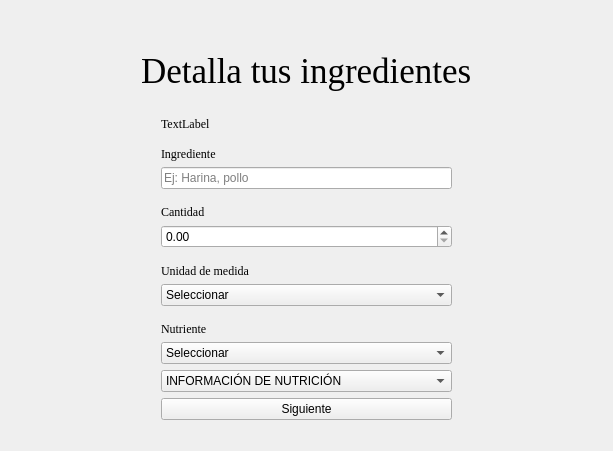
      <widget class="QWidget" name="Formulario_2">
       <layout class="QVBoxLayout" name="verticalLayout_10">
        <item>
         <spacer name="verticalSpacer_16">
          <property name="orientation">
           <enum>Qt::Orientation::Vertical</enum>
          </property>
          <property name="sizeType">
           <enum>QSizePolicy::Policy::Fixed</enum>
          </property>
          <property name="sizeHint" stdset="0">
           <size>
            <width>20</width>
            <height>40</height>
           </size>
          </property>
         </spacer>
        </item>
        <item alignment="Qt::AlignmentFlag::AlignHCenter|Qt::AlignmentFlag::AlignVCenter">
         <widget class="QLabel" name="Titulo_3">
          <property name="font">
           <font>
            <family>Times New Roman</family>
            <pointsize>26</pointsize>
           </font>
          </property>
          <property name="text">
           <string>Detalla tus ingredientes</string>
          </property>
         </widget>
        </item>
        <item>
         <spacer name="verticalSpacer_15">
          <property name="orientation">
           <enum>Qt::Orientation::Vertical</enum>
          </property>
          <property name="sizeType">
           <enum>QSizePolicy::Policy::Fixed</enum>
          </property>
          <property name="sizeHint" stdset="0">
           <size>
            <width>20</width>
            <height>20</height>
           </size>
          </property>
         </spacer>
        </item>
        <item>
         <layout class="QHBoxLayout" name="horizontalLayout_5">
          <item>
           <spacer name="horizontalSpacer_9">
            <property name="orientation">
             <enum>Qt::Orientation::Horizontal</enum>
            </property>
            <property name="sizeType">
             <enum>QSizePolicy::Policy::Fixed</enum>
            </property>
            <property name="sizeHint" stdset="0">
             <size>
              <width>150</width>
              <height>20</height>
             </size>
            </property>
           </spacer>
          </item>
          <item>
           <layout class="QVBoxLayout" name="verticalLayout_9">
            <item>
             <widget class="QLabel" name="textoInteractivo">
              <property name="font">
               <font>
                <family>Times New Roman</family>
               </font>
              </property>
              <property name="text">
               <string>TextLabel</string>
              </property>
             </widget>
            </item>
            <item>
             <spacer name="verticalSpacer_11">
              <property name="orientation">
               <enum>Qt::Orientation::Vertical</enum>
              </property>
              <property name="sizeHint" stdset="0">
               <size>
                <width>20</width>
                <height>10</height>
               </size>
              </property>
             </spacer>
            </item>
            <item>
             <widget class="QLabel" name="label_4">
              <property name="font">
               <font>
                <family>Times New Roman</family>
               </font>
              </property>
              <property name="text">
               <string>Ingrediente</string>
              </property>
             </widget>
            </item>
            <item>
             <widget class="QLineEdit" name="queEs">
              <property name="placeholderText">
               <string>Ej: Harina, pollo</string>
              </property>
             </widget>
            </item>
            <item>
             <spacer name="verticalSpacer_17">
              <property name="orientation">
               <enum>Qt::Orientation::Vertical</enum>
              </property>
              <property name="sizeHint" stdset="0">
               <size>
                <width>20</width>
                <height>10</height>
               </size>
              </property>
             </spacer>
            </item>
            <item>
             <layout class="QVBoxLayout" name="verticalLayout_7">
              <item>
               <widget class="QLabel" name="label_5">
                <property name="font">
                 <font>
                  <family>Times New Roman</family>
                 </font>
                </property>
                <property name="text">
                 <string>Cantidad</string>
                </property>
               </widget>
              </item>
              <item>
               <widget class="QDoubleSpinBox" name="cuantoEs"/>
              </item>
             </layout>
            </item>
            <item>
             <spacer name="verticalSpacer_12">
              <property name="orientation">
               <enum>Qt::Orientation::Vertical</enum>
              </property>
              <property name="sizeHint" stdset="0">
               <size>
                <width>20</width>
                <height>10</height>
               </size>
              </property>
             </spacer>
            </item>
            <item>
             <layout class="QVBoxLayout" name="verticalLayout_8">
              <item>
               <widget class="QLabel" name="label_6">
                <property name="font">
                 <font>
                  <family>Times New Roman</family>
                 </font>
                </property>
                <property name="text">
                 <string>Unidad de medida</string>
                </property>
               </widget>
              </item>
              <item>
               <widget class="QComboBox" name="unidad">
                <item>
                 <property name="text">
                  <string>Seleccionar</string>
                 </property>
                </item>
                <item>
                 <property name="text">
                  <string>g</string>
                 </property>
                </item>
                <item>
                 <property name="text">
                  <string>kg</string>
                 </property>
                </item>
                <item>
                 <property name="text">
                  <string>mL</string>
                 </property>
                </item>
                <item>
                 <property name="text">
                  <string>L</string>
                 </property>
                </item>
                <item>
                 <property name="text">
                  <string>cda</string>
                 </property>
                </item>
                <item>
                 <property name="text">
                  <string>cdta</string>
                 </property>
                </item>
                <item>
                 <property name="text">
                  <string>tazas</string>
                 </property>
                </item>
                <item>
                 <property name="text">
                  <string>unidades</string>
                 </property>
                </item>
               </widget>
              </item>
             </layout>
            </item>
            <item>
             <spacer name="verticalSpacer_13">
              <property name="orientation">
               <enum>Qt::Orientation::Vertical</enum>
              </property>
              <property name="sizeHint" stdset="0">
               <size>
                <width>20</width>
                <height>10</height>
               </size>
              </property>
             </spacer>
            </item>
            <item>
             <widget class="QLabel" name="label_18">
              <property name="font">
               <font>
                <family>Times New Roman</family>
               </font>
              </property>
              <property name="text">
               <string>Nutriente</string>
              </property>
             </widget>
            </item>
            <item>
             <widget class="QComboBox" name="nutriente">
              <item>
               <property name="text">
                <string>Seleccionar</string>
               </property>
              </item>
              <item>
               <property name="text">
                <string>Proteínas</string>
               </property>
              </item>
              <item>
               <property name="text">
                <string>Grasas</string>
               </property>
              </item>
              <item>
               <property name="text">
                <string>Carbohidratos</string>
               </property>
              </item>
              <item>
               <property name="text">
                <string>Vitaminas</string>
               </property>
              </item>
              <item>
               <property name="text">
                <string>Aguas</string>
               </property>
              </item>
              <item>
               <property name="text">
                <string>Minerales</string>
               </property>
              </item>
             </widget>
            </item>
            <item>
             <widget class="QComboBox" name="info">
              <item>
               <property name="text">
                <string>INFORMACIÓN DE NUTRICIÓN</string>
               </property>
              </item>
              <item>
               <property name="text">
                <string>Proteínas-&gt;carnes, huevos, legumbres y lácteos</string>
               </property>
              </item>
              <item>
               <property name="text">
                <string>Grasas-&gt;aceites, paltas</string>
               </property>
              </item>
              <item>
               <property name="text">
                <string>Carbohidratos-&gt;masas, harinas y derivados</string>
               </property>
              </item>
              <item>
               <property name="text">
                <string>Vitaminas-&gt;frutas, verduras y cereales</string>
               </property>
              </item>
              <item>
               <property name="text">
                <string>Aguas-&gt;agua</string>
               </property>
              </item>
              <item>
               <property name="text">
                <string>Minerales-&gt;sales, aliños, etc.</string>
               </property>
              </item>
             </widget>
            </item>
            <item>
             <widget class="QPushButton" name="nextF3">
              <property name="text">
               <string>Siguiente</string>
              </property>
             </widget>
            </item>
           </layout>
          </item>
          <item>
           <spacer name="horizontalSpacer_10">
            <property name="orientation">
             <enum>Qt::Orientation::Horizontal</enum>
            </property>
            <property name="sizeType">
             <enum>QSizePolicy::Policy::Fixed</enum>
            </property>
            <property name="sizeHint" stdset="0">
             <size>
              <width>150</width>
              <height>20</height>
             </size>
            </property>
           </spacer>
          </item>
         </layout>
        </item>
        <item>
         <spacer name="verticalSpacer_14">
          <property name="orientation">
           <enum>Qt::Orientation::Vertical</enum>
          </property>
          <property name="sizeType">
           <enum>QSizePolicy::Policy::Fixed</enum>
          </property>
          <property name="sizeHint" stdset="0">
           <size>
            <width>20</width>
            <height>20</height>
           </size>
          </property>
         </spacer>
        </item>
       </layout>
      </widget>
